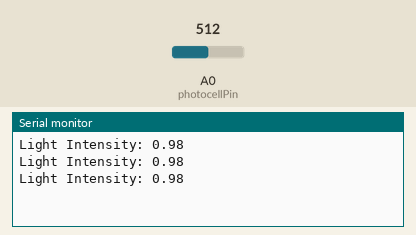
This sketch was run on a simulated Arduino Uno, built with avr-gcc and run on an emulated ATmega328P. Shown: the last lines printed to the serial monitor. The test bench sets the inputs (shaded band); at power-on: A0 (photocellPin) = 512.

Above: at 1.3 s.
1.4 s: A0 (photocellPin) set to 716
At 1.9 s:
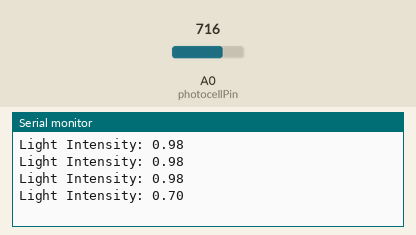
2.9 s: A0 (photocellPin) set to 900
At 3.4 s:
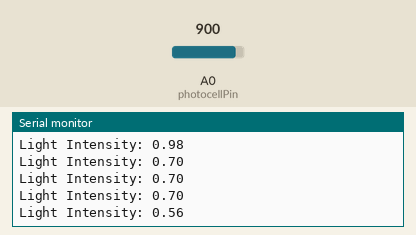
Timing chart, 0 to 5.9 s (numbered marks = the images above; inputs shaded):
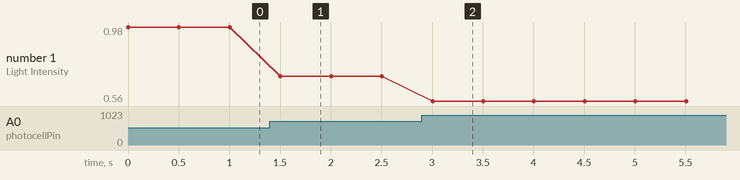

The sketch:

lightSensorPrototype_1.ino
```cpp
/*************************************************/

const int photocellPin = A0;

int outputVoltage = 0;
/*************************************************/
void setup()
{
  Serial.begin(9600);
}
/*************************************************/
void loop()
{
  outputVoltage = analogRead(photocellPin);
  float lightIntensity = 0.0;
  if(outputVoltage > 0){
    lightIntensity = (500.0 / outputVoltage);
  }
  else{
    lightIntensity = 0;
  }
  Serial.print("Light Intensity: ");
  Serial.println(lightIntensity);
  delay(500);
}
/*************************************************/
```

Measured:
- after the input at 1.4 s, the serial monitor: prints a new line after 0.10 s (image 1)
- after the input at 2.9 s, the serial monitor: prints a new line after 0.10 s (image 2)
- plotted number 1: 0.98 → 0.7 after the input at 1.4 s, 0.7 → 0.56 after the input at 2.9 s
